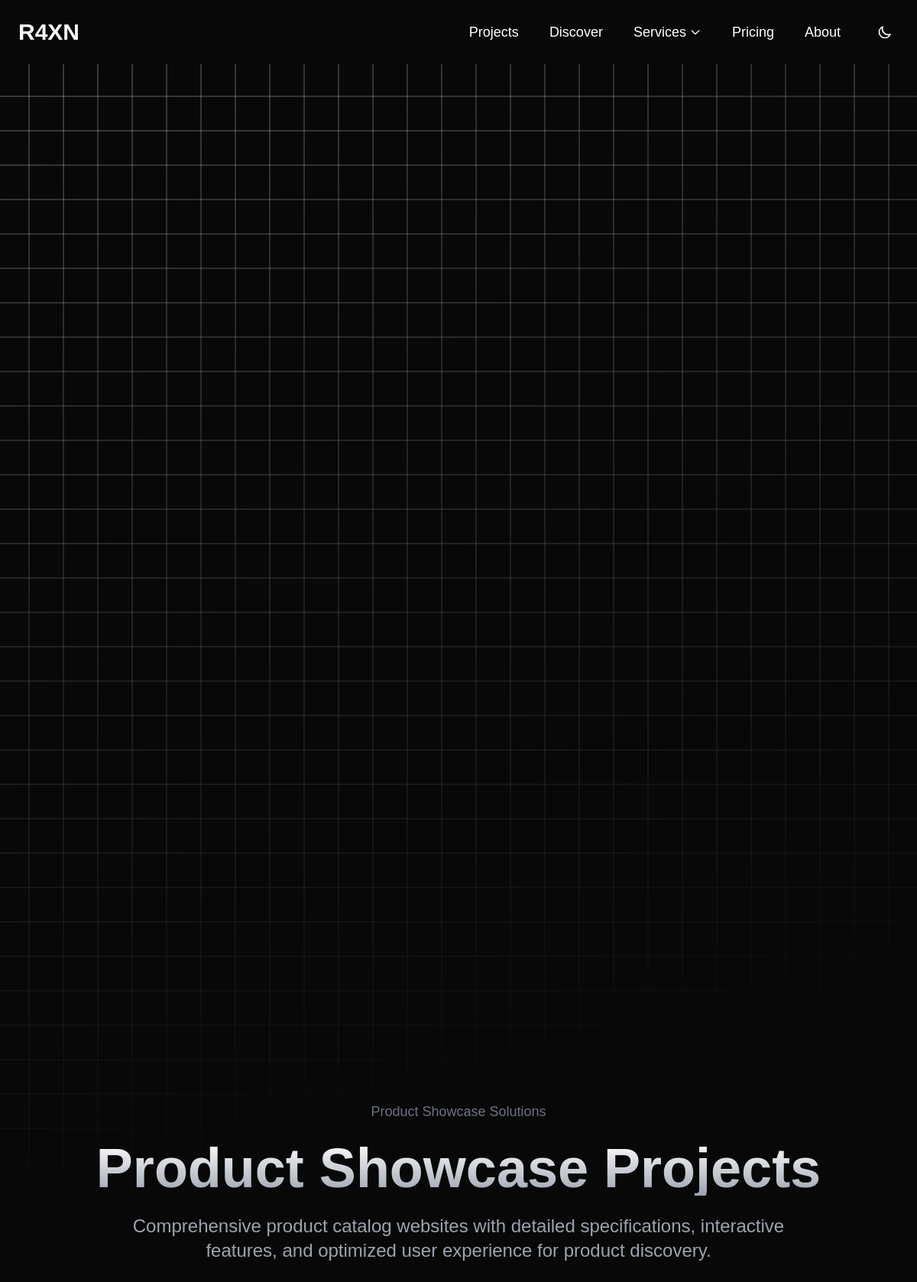
/service-dynamic.php?service=product, run on the app's committed database.
### tables this page shows
CREATE TABLE IF NOT EXISTS `services` (
    `id` int(11) NOT NULL AUTO_INCREMENT,
    `name` varchar(255) NOT NULL,
    `slug` varchar(255) NOT NULL UNIQUE,
    `description` text NOT NULL,
    `image_url` varchar(500) DEFAULT NULL,
    `status` enum('active','inactive') DEFAULT 'active',
    `sort_order` int(11) DEFAULT 0,
    `created_at` timestamp DEFAULT CURRENT_TIMESTAMP,
    `updated_at` timestamp DEFAULT CURRENT_TIMESTAMP ON UPDATE CURRENT_TIMESTAMP,
    PRIMARY KEY (`id`)
);

### service-dynamic.php (the view, shortened to what this page needs)
<?php
include 'dashboard/config.php';
$service_slug = $_GET['service'] ?? '';
$service_query = "SELECT * FROM services WHERE slug = ? AND status = 'active'";
$stmt = $conn->prepare($service_query);
$stmt->bind_param("s", $service_slug);
$stmt->execute();
$service_result = $stmt->get_result();
$service = $service_result->fetch_assoc();
?>
<!DOCTYPE html>
<html lang="en" class="dark">
<head>
    <script src="https://cdn.tailwindcss.com"></script>
    <link href="https://api.fontshare.com/v2/css?f[]=clash-grotesk@200,300,400,500,600,700&display=swap" rel="stylesheet">
    <link rel="stylesheet" href="https://cdnjs.cloudflare.com/ajax/libs/font-awesome/6.0.0-beta3/css/all.min.css">
    <link href="https://unpkg.com/aos@2.3.1/dist/aos.css" rel="stylesheet">
</head>
<body class="bg-[#f4f4f4] dark:bg-[#080808] m-0 flex flex-col items-center justify-start text-black dark:text-white overflow-auto" itemscope itemtype="https://schema.org/WebPage">
    <?php include 'header.php';?>
    <main>
        <section class="min-h-screen px-6 py-20 flex flex-col items-center justify-center text-black dark:text-white relative mt-0 lg:mt-20" role="region" aria-label="<?php echo htmlspecialchars($service['name']); ?> Projects">
            <div class="container mx-auto max-w-7xl text-center space-y-16">
                <div class="space-y-6" data-aos="fade-up" data-aos-duration="1000">
                    <div class="flex justify-center items-center" data-aos-delay="400">
                        <span class="text-lg text-gray-500"><?php echo htmlspecialchars($service['name']); ?> Solutions</span>
                    </div>
                    <h1 class="text-transparent bg-gradient-to-t from-gray-600 to-black dark:from-gray-400 dark:to-white bg-clip-text font-bold text-5xl md:text-7xl"
                        itemprop="name">
                    </h1>
                    <p class="text-gray-600 dark:text-gray-400 mx-auto text-lg md:text-2xl max-w-4xl"
                       itemprop="description" data-aos-delay="200">
                        <?php echo htmlspecialchars($service['description']); ?>
                    </p>
                </div>
            </div>
        </section>
    </main>
</body>
</html>

### service-dynamic.php (style rules this page uses)
body { font-family: 'Clash Grotesk', sans-serif; background-color: #f4f4f4; }
html { overflow-x: hidden; }
body::before { --size: 45px; --line: rgba(0, 0, 0, 0.1); content: ''; position: fixed; inset: 0; background: linear-gradient(90deg, var(--line) 1px, transparent 1px var(--size)) 50% 50% / var(--size) var(--size), linear-gradient(var(--line) 1px, transparent 1px var(--size)) 50% 50% / var(--size) var(--size); mask: linear-gradient(-15deg, transparent 50%, white); pointer-events: none; z-index: -1; }
.dark body { background-color: #080808; }
.dark body::before { --line: rgba(255, 255, 255, 0.42); }

### data on the page
services: name "Product Showcase", description "Comprehensive product catalog websites with detailed specifications, interactive features, and optimized user experience for product discovery."
